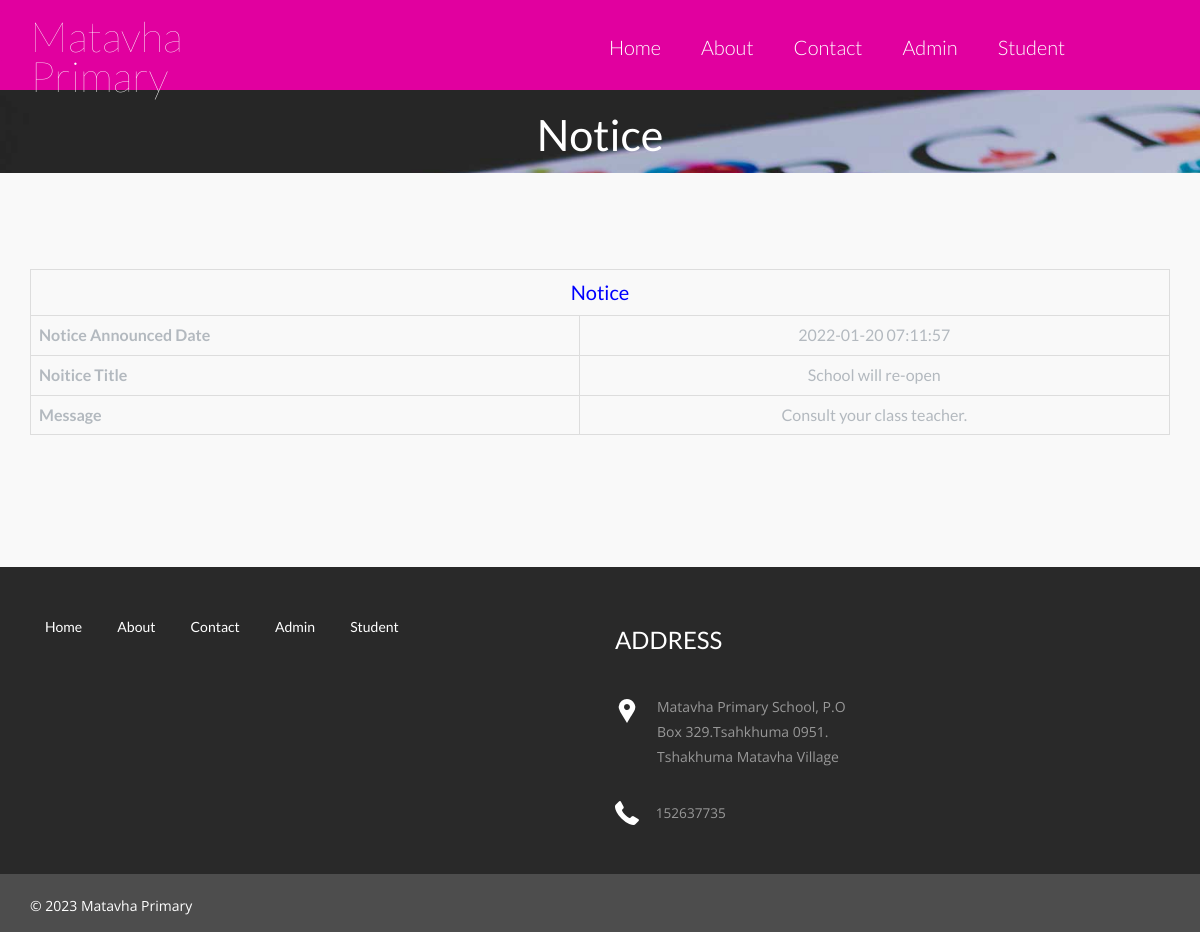
The app's page /studentms/view-public-notice.php?viewid=1 with its own data.
### tables this page shows
CREATE TABLE IF NOT EXISTS `tblpublicnotice` (
  `ID` int NOT NULL AUTO_INCREMENT,
  `NoticeTitle` varchar(200) DEFAULT NULL,
  `NoticeMessage` mediumtext,
  `CreationDate` timestamp NULL DEFAULT CURRENT_TIMESTAMP,
  PRIMARY KEY (`ID`)
);

CREATE TABLE IF NOT EXISTS `tblpage` (
  `ID` int NOT NULL AUTO_INCREMENT,
  `PageType` varchar(200) DEFAULT NULL,
  `PageTitle` mediumtext,
  `PageDescription` mediumtext,
  `Email` varchar(200) DEFAULT NULL,
  `MobileNumber` bigint DEFAULT NULL,
  `UpdationDate` date DEFAULT NULL,
  PRIMARY KEY (`ID`)
);

### studentms/view-public-notice.php (the view, shortened to what this page needs)
<?php
include('includes/dbconnection.php');
?>
<!doctype html>
<html>
<head>
<link href="css/bootstrap.css" rel="stylesheet" type="text/css" media="all">
<link href="css/style.css" rel="stylesheet" type="text/css"/>
<link rel="stylesheet" type="text/css" href="css/default.css" />
<link rel="stylesheet" type="text/css" href="css/component.css" />
</head>
	<body>
<?php include_once('includes/header.php');?>
<div class="banner banner5">
	<div class="container">
	<h2>Notice</h2>
	</div>
</div>
<div class="welcome">
	<div class="container">
		<table border="1" class="table table-bordered mg-b-0">
                      <?php
$vid=$_GET['viewid'];
$sql="SELECT * from tblpublicnotice where ID=:vid";
$query = $dbh -> prepare($sql);
$query->bindParam(':vid',$vid,PDO::PARAM_STR);
$query->execute();
$results=$query->fetchAll(PDO::FETCH_OBJ);
$cnt=1;
if($query->rowCount() > 0)
{
foreach($results as $row)
{               ?>
 <tr align="center" class="table-warning">
<td colspan="4" style="font-size:20px;color:blue">
 Notice</td></tr>
<tr class="table-info">
    <th>Notice Announced Date</th>
    <td><?php  echo $row->CreationDate;?></td>
  </tr>
    <tr class="table-info">
    <th>Noitice Title</th>
    <td><?php  echo $row->NoticeTitle;?></td>
  </tr>
  <tr class="table-info">
     <th>Message</th>
    <td><?php  echo $row->NoticeMessage;?></td>
  </tr>
  <?php $cnt=$cnt+1;}} ?>
</table>
	</div>
</div>
<?php include_once('includes/footer.php');?>
	</body>
</html>

### studentms/includes/footer.php (shortened to what this page needs)
<div class="footer">
    <div class="container">
      <div class="col-md-6 footer-left">
        <ul>
          <li><a href="index.php">Home</a></li>
          <li><a href="about.php">About</a></li>
          <li><a href="contact.php">Contact</a></li>
          <li><a href="admin/login.php">Admin</a></li>
          <li><a href="user/login.php">Student</a></li>
        </ul>
      </div>
      <div class="col-md-3 footer-middle">
        <?php
$sql="SELECT * from tblpage where PageType='contactus'";
$query = $dbh -> prepare($sql);
$query->execute();
$results=$query->fetchAll(PDO::FETCH_OBJ);
$cnt=1;
if($query->rowCount() > 0)
{
foreach($results as $row)
{               ?>
        <h3>Address</h3>
        <div class="address">
          <p><?php  echo htmlentities($row->PageDescription);?>
          </p>
        </div>
        <div class="phone">
          <p><?php  echo htmlentities($row->MobileNumber);?></p>
        </div>
      <?php $cnt=$cnt+1;}} ?></div>
      <div class="col-md-3 footer-right">
      </div>
      <div class="clearfix"> </div>
    </div>
  </div>
<div class="copyright">
    <div class="container">
      <div class="copyright-left">
      <p>© <?php echo date('Y');?> Matavha Primary </p>
      </div>
      <div class="clearfix"> </div>
    </div>
  </div>

### studentms/css/style.css (style rules this page uses)
html, body { font-family: 'Open Sans', sans-serif; font-size: 100%; background: #FFf; }
body a { transition:0.5s all; -webkit-transition:0.5s all; -moz-transition:0.5s all; -o-transition:0.5s all; -ms-transition:0.5s all; }
h1,h2,h3,h4,h5,h6 { margin:0; }
p { margin:0; font-family: 'Open Sans', sans-serif; }
ul { margin:0; padding:0; }
.banner { background:url(../images/banner.jpg); background-size:cover; min-height:650px; padding-top:0em !important; text-align:center; }
.welcome { padding: 6em 0 7em; text-align: center; }
.footer { padding:3em 0; background:#292929; }
.footer-left ul { padding:0; margin:0; }
.footer-left ul li { display:inline-block; margin:0 1em; }
.footer-left ul li:nth-child(1) { margin-left:0; }
.footer-left ul li a { color:#FFF; font-size:14px; }
.footer-middle h3 { color: #FFFFFF; font-size: 1.5em; font-weight: 400; margin: 0; text-transform: uppercase; }
.address p { color: #989898; font-size: 14px; line-height: 1.8em; padding-left: 3em; margin: 2em 0 0 0; background: url(../images/location.png) no-repeat 0px 5px; }
.phone { margin-top:2em; }
.phone p { color: #989898; font-size: .85em; line-height: 1.8em; padding-left: 3em; margin: 2em 0 0 0; background: url(../images/phone.png) no-repeat 0px 0px; }
.copyright { background: #4D4D4D; padding: 1em 0; }
.copyright-left p { color: #FFF; font-size: 14px; margin: .4em 0 0 0; }
.copyright-left { float:left; }
.banner5 { min-height: 83px; }
.banner5 h2 { color: #fff; padding-top: 21px; margin: 0; font-size: 2.7em }
.grid_5 h1, h2, h3, h4, h5, h6 { padding: 12px 0; }

### studentms/css/default.css (style rules this page uses)
*, *:after, *:before { -webkit-box-sizing: border-box; -moz-box-sizing: border-box; box-sizing: border-box; }
body, html { font-size: 100%; padding: 0; margin: 0; }
.clearfix:before, .clearfix:after { content: " "; display: table; }
.clearfix:after { clear: both; }
body { font-family: 'Lato', Calibri, Arial, sans-serif; color: #b3b9bf; background: #f9f9f9; }
a { color: #888; text-decoration: none; }

### records on screen
tblpublicnotice: CreationDate "2022-01-20 07:11:57", NoticeTitle "School will re-open", NoticeMessage "Consult your class teacher."
tblpage: PageDescription "Matavha Primary School, P.O Box 329.Tsahkhuma 0951. Tshakhuma Matavha Village", MobileNumber "152637735"
